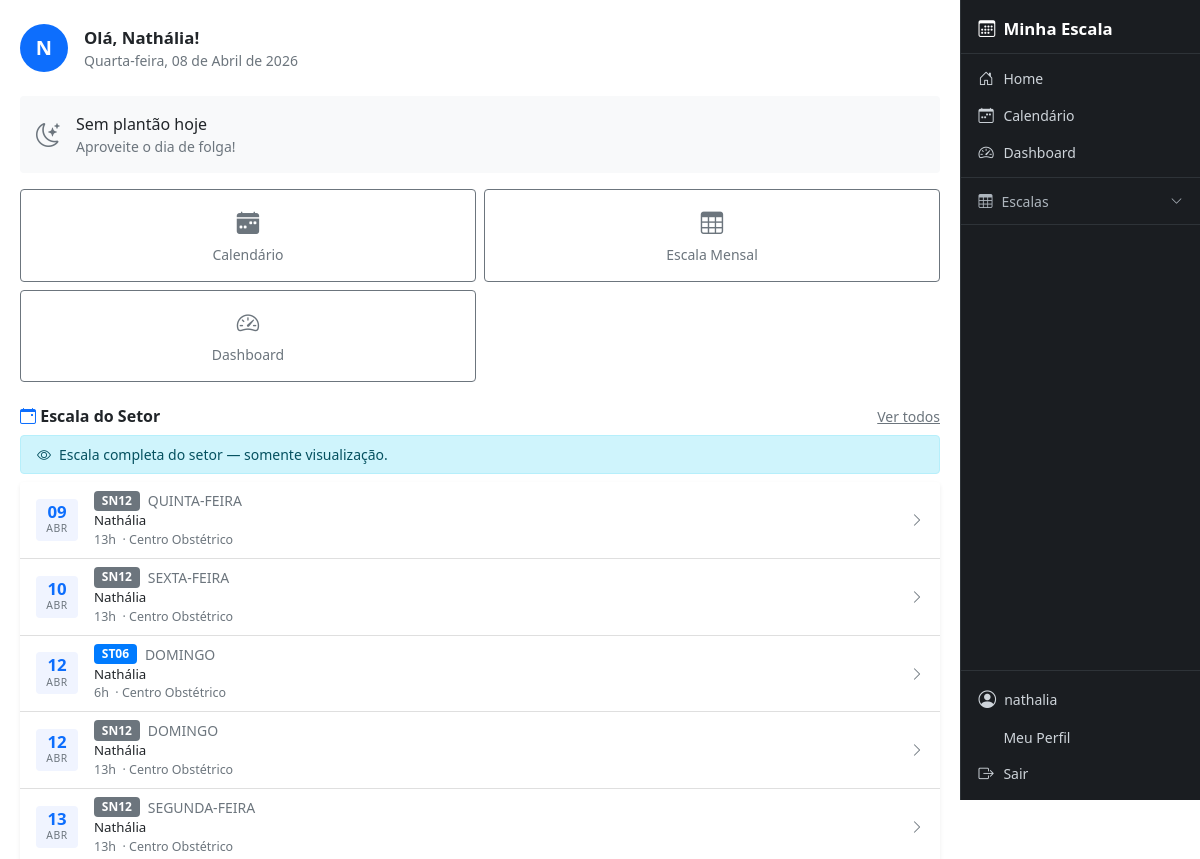
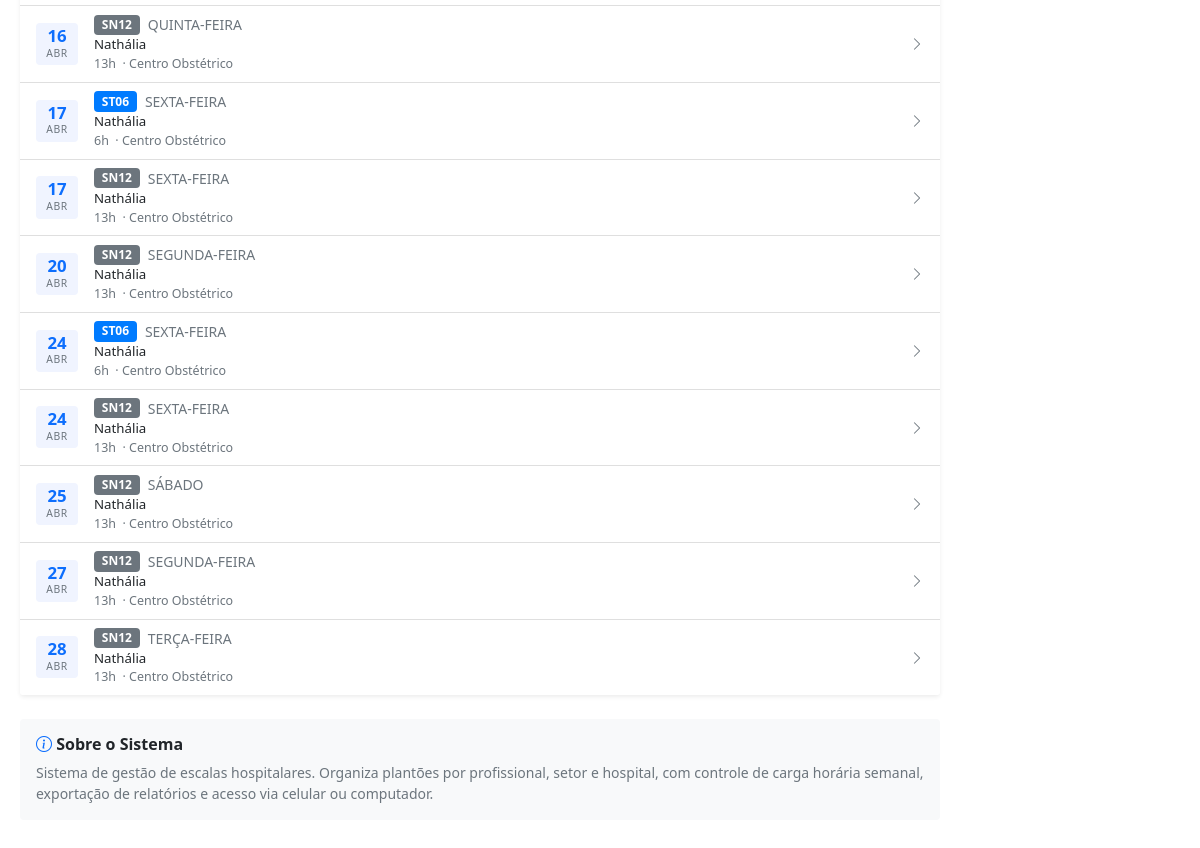
The app's page / (signed in), older data (2 pictures, top to bottom).
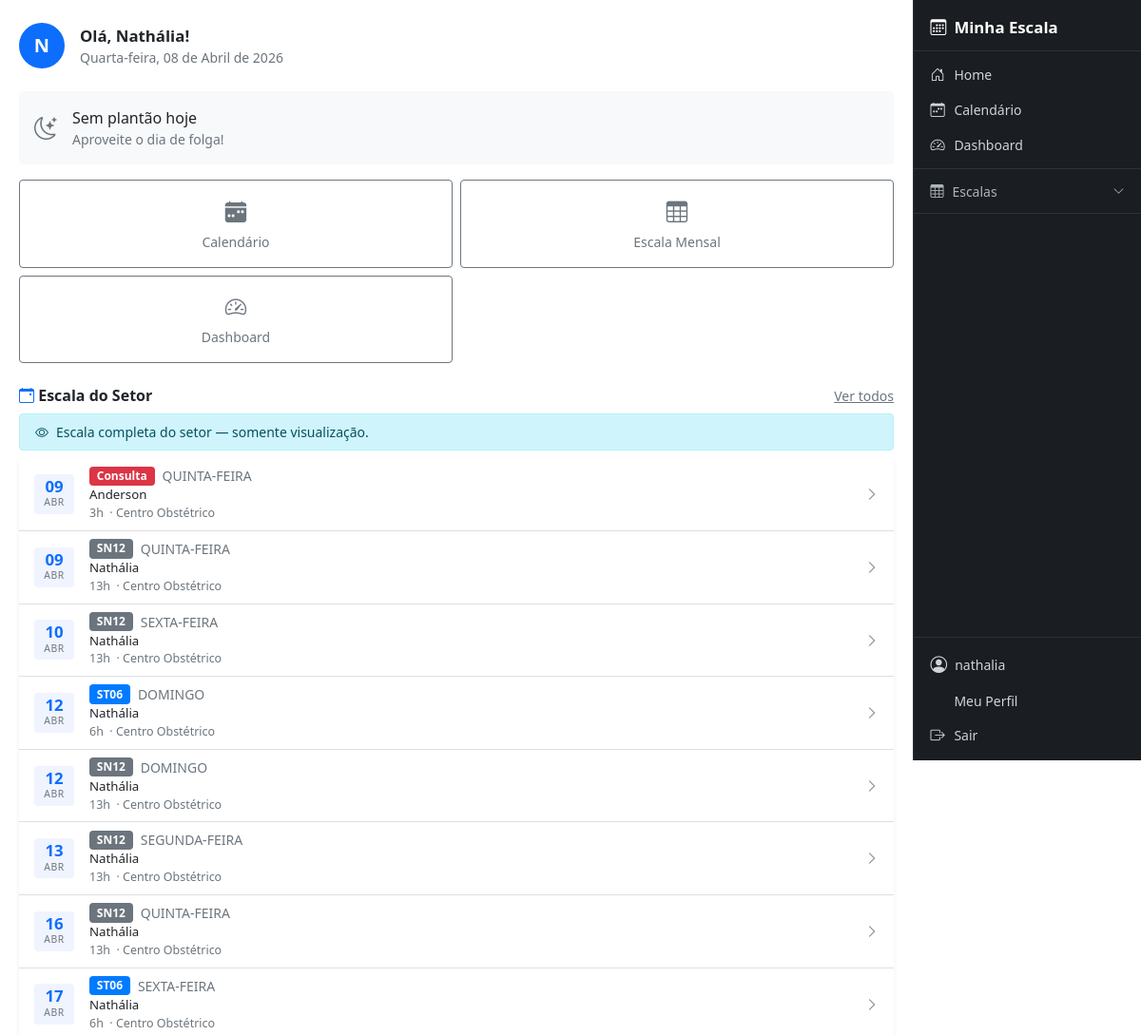
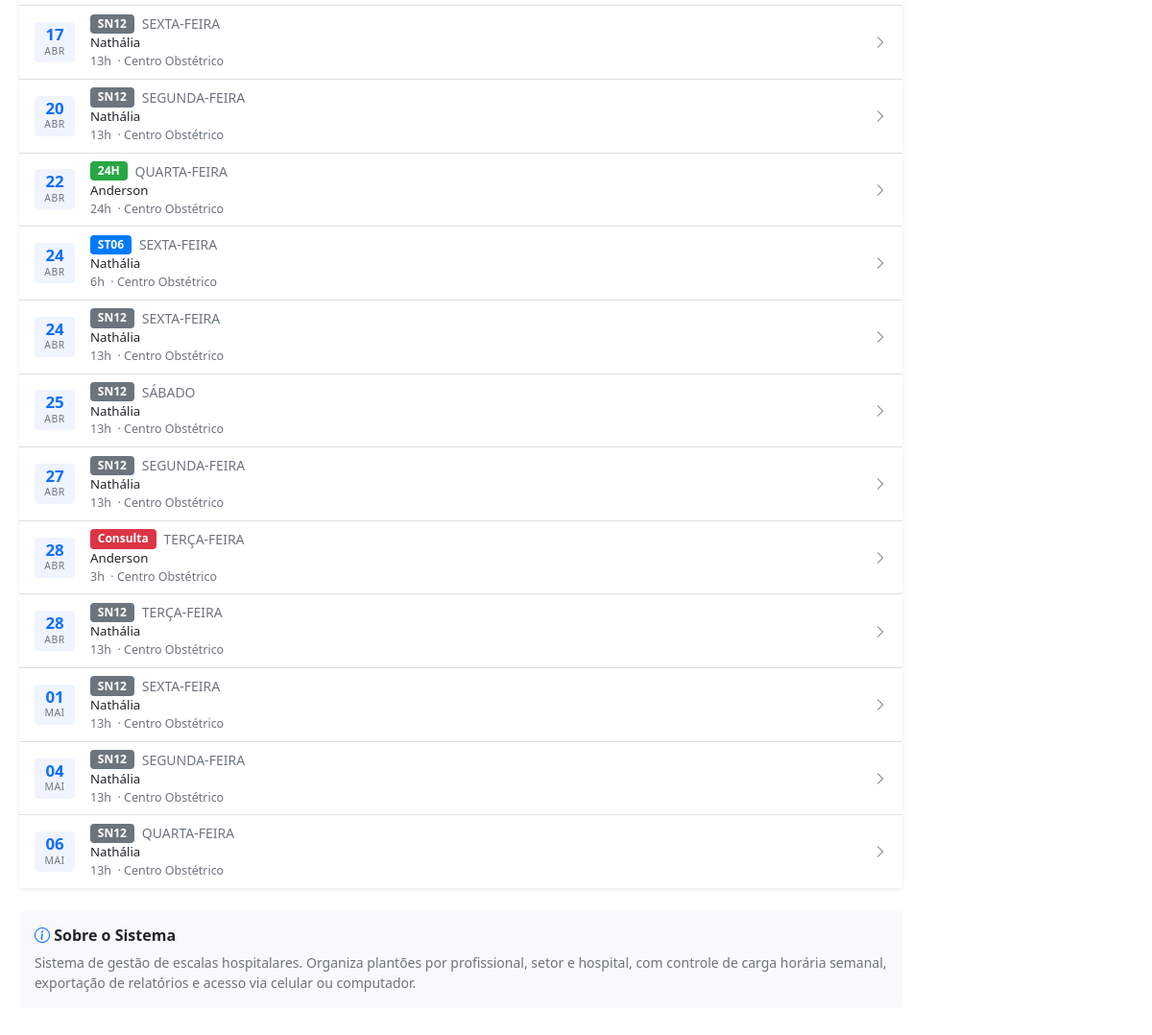
The same page, newer data (2 pictures, top to bottom).
### cal/models.py (models this page shows, shortened)
class EventoEscala(models.Model):
    data = models.DateField()
    profissional = models.ForeignKey(
        Matricula,
        on_delete=models.CASCADE,
        related_name="eventos"
    )
    tipo = models.ForeignKey(
        TipoEvento,
        on_delete=models.CASCADE
    )
    hospital = models.ForeignKey(
        Hospital,
        on_delete=models.PROTECT
    )
    setor = models.ForeignKey(
        Setor,
        on_delete=models.PROTECT
    )
    criado_por = models.ForeignKey(
        User,
        on_delete=models.PROTECT,
        related_name="eventos_criados"
    )
    observacao = models.TextField(blank=True, null=True)
    criado_em = models.DateTimeField(auto_now_add=True)

class TipoEvento(models.Model):
    CORES_CHOICES = [
        ('#007bff', 'Azul'),
        ('#6610f2', 'Roxo'),
        ('#6f42c1', 'Lilás'),
        ('#e83e8c', 'Rosa'),
        ('#dc3545', 'Vermelho'),
        ('#fd7e14', 'Laranja'),
        ('#ffc107', 'Amarelo'),
        ('#28a745', 'Verde'),
        ('#20c997', 'Turquesa'),
        ('#17a2b8', 'Ciano'),
        ('#6c757d', 'Cinza'),
        ('#343a40', 'Preto'),
    ]
    tipo_base = models.ForeignKey(Tipo, on_delete=models.CASCADE, related_name="eventos", verbose_name="Tipo Base", null=True, blank=True)
    codigo = models.CharField(max_length=10, verbose_name="Código")
    descricao = models.CharField(max_length=50, verbose_name="Descrição")
    horas = models.PositiveIntegerField(verbose_name="Carga Horária (Horas)", blank=True, null=True)
    cor = models.CharField(max_length=20, choices=CORES_CHOICES, default='#007bff', verbose_name="Cor")
    class Meta:
        verbose_name = "Tipo de Evento"
        verbose_name_plural = "Tipos de Evento"
        unique_together = ("codigo", "descricao")

class Matricula(models.Model):
    user = models.OneToOneField(
        User,
        on_delete=models.CASCADE,
        related_name="matricula",
        null=True,
        blank=True
    )
    perfil = models.ForeignKey(PerfilUsuario, on_delete=models.SET_NULL, null=True, blank=True, related_name='matriculas_vinculadas')
    nome_completo = models.CharField(max_length=200)
    nome_exibicao = models.CharField(max_length=50, verbose_name="Nome de Exibição", default="")
    matricula = models.CharField(max_length=30, unique=True)
    coren = models.CharField(max_length=30, blank=True, null=True)
    hospital = models.ForeignKey(
        Hospital,
        on_delete=models.PROTECT,
        related_name="profissionais"
    )
    setor = models.ForeignKey(
        Setor,
        on_delete=models.PROTECT,
        related_name="profissionais",
        null=True,
        blank=True
    )
    especialidade = models.ForeignKey(
        Especialidade,
        on_delete=models.SET_NULL,
        related_name="profissionais",
        null=True,
        blank=True
    )
    carga_horaria_semanal = models.PositiveIntegerField(default=40)
    ativo = models.BooleanField(default=True)
    class Meta:
        ordering = ["nome_exibicao"]

### core/models.py (models this page shows, shortened)
class Setor(models.Model):
    nome = models.CharField(max_length=100)
    hospital = models.ForeignKey(
        Hospital,
        on_delete=models.CASCADE,
        related_name="setores"
    )
    class Meta:
        unique_together = ("nome", "hospital")

### cal/views/views_user.py (the view)
# urls.py: path('', views_user.home, name='home'),
def home(request):
    if not request.user.is_authenticated:
        return render(request, 'home.html')
    from datetime import date, timedelta
    from django.db.models import Q
    from ..models import EventoEscala
    from ..permissions import is_admin, is_escalante, is_enfermeiro
    hoje = date.today()
    matricula = None
    try:
        matricula = Matricula.objects.filter(user=request.user, ativo=True).first()
    except Exception:
        pass
    plantoes_hoje = []
    proximos = []
    pode_editar = not is_enfermeiro(request.user)
    visao_setor = is_enfermeiro(request.user)
    if matricula:
        fim = hoje + timedelta(days=30)
        amanha = hoje + timedelta(days=1)
        base_qs = (
            EventoEscala.objects
            .select_related('tipo', 'hospital', 'setor', 'profissional')
            .order_by('data', 'profissional__nome_exibicao')
        )
        user = request.user
        plantoes_hoje = list(
            base_qs.filter(profissional=matricula, data=hoje)
        )
        if is_admin(user):
            proximos_qs = base_qs.filter(data__gte=amanha, data__lte=fim)
        elif is_escalante(user):
            proximos_qs = base_qs.filter(
                profissional=matricula,
                data__gte=amanha,
                data__lte=fim,
            )
        elif is_enfermeiro(user):
            oficiais = Q(
                hospital=matricula.hospital,
                setor=matricula.setor,
                data__gte=amanha,
                data__lte=fim,
            ) & ~Q(criado_por__cal_perfil__tipo='ENFERMEIRO')
            proprios = Q(profissional=matricula, data__gte=amanha, data__lte=fim)
            proximos_qs = base_qs.filter(oficiais | proprios).distinct()
        else:
            proximos_qs = base_qs.filter(profissional=matricula, data__gte=amanha, data__lte=fim)
        proximos = list(proximos_qs[:20])
    return render(request, 'home.html', {
        'hoje': hoje,
        'matricula': matricula,
        'plantoes_hoje': plantoes_hoje,
        'proximos': proximos[:20],
        'pode_editar': pode_editar,
        'visao_setor': visao_setor,
    })

### cal/permissions.py (called while the page is built)
def get_perfil(user):
    return getattr(user, 'cal_perfil', None)

def is_admin(user):
    perfil = get_perfil(user)
    return user.is_staff or (perfil is not None and perfil.tipo == 'ADMIN')

def is_escalante(user):
    perfil = get_perfil(user)
    return perfil is not None and perfil.tipo == 'ESCALANTE'

def is_enfermeiro(user):
    perfil = get_perfil(user)
    return perfil is not None and perfil.tipo == 'ENFERMEIRO'

### templates/home.html (shortened to what this page needs)
{% extends 'base.html' %}
{% load static %}
{% block content %}
{% if user.is_authenticated %}
<div class="d-flex align-items-center gap-3 mb-4">
    <div class="rounded-circle bg-primary d-flex align-items-center justify-content-center text-white fw-bold"
         style="width:48px;height:48px;font-size:1.25rem;flex-shrink:0;">
        {{ user.username|first|upper }}
    </div>
    <div>
        <div class="fw-bold" style="font-size:1.05rem;">Olá, {{ user.first_name|default:user.username }}!</div>
        <div class="text-muted small">{{ hoje|date:"l, d \d\e F \d\e Y" }}</div>
    </div>
</div>
{% if plantoes_hoje %}
    {% for p in plantoes_hoje %}
    <div class="card border-0 shadow-sm mb-3"
         style="background: linear-gradient(135deg, #0d6efd 0%, #0a58ca 100%); color:#fff;">
        <div class="card-body py-3">
            <div class="d-flex align-items-center gap-2 mb-1">
                <i class="bi bi-alarm-fill"></i>
                <span class="small text-white-50 fw-semibold text-uppercase">Plantão Hoje</span>
            </div>
            <div class="fw-bold" style="font-size:1.4rem;">
                {% if p.tipo %}{{ p.tipo.codigo }}{% else %}—{% endif %}
            </div>
            <div class="small text-white-75">
                {% if p.tipo and p.tipo.descricao and p.tipo.descricao != p.tipo.codigo %}
                    {{ p.tipo.descricao }} &nbsp;·&nbsp;
                {% endif %}
                {{ p.tipo.horas|default:"?" }}h
                {% if p.setor %}&nbsp;·&nbsp; {{ p.setor.nome }}{% endif %}
            </div>
        </div>
    </div>
    {% endfor %}
{% else %}
    <div class="card border-0 bg-light mb-3">
        <div class="card-body py-3 d-flex align-items-center gap-3">
            <i class="bi bi-moon-stars text-muted" style="font-size:1.5rem;"></i>
            <div>
                <div class="fw-semibold">Sem plantão hoje</div>
                <div class="text-muted small">Aproveite o dia de folga!</div>
            </div>
        </div>
    </div>
{% endif %}
<div class="row g-2 mb-4">
    {% if pode_editar %}
    <div class="col-6">
        <a href="{% url 'cal:event_new' %}"
           class="btn btn-outline-primary w-100 py-3 d-flex flex-column align-items-center gap-1">
            <i class="bi bi-plus-circle-fill" style="font-size:1.4rem;"></i>
            <span class="small fw-semibold">Novo Plantão</span>
        </a>
    </div>
    <div class="col-6">
    {% else %}
    <div class="col-6">
    {% endif %}
        <a href="{% url 'cal:calendar' %}"
           class="btn btn-outline-secondary w-100 py-3 d-flex flex-column align-items-center gap-1">
            <i class="bi bi-calendar-week-fill" style="font-size:1.4rem;"></i>
            <span class="small fw-semibold">Calendário</span>
        </a>
    </div>
    <div class="col-6">
        <a href="{% url 'cal:escala_mensal' %}"
           class="btn btn-outline-secondary w-100 py-3 d-flex flex-column align-items-center gap-1">
            <i class="bi bi-table" style="font-size:1.4rem;"></i>
            <span class="small fw-semibold">Escala Mensal</span>
        </a>
    </div>
    <div class="col-6">
        <a href="{% url 'cal:dashboard' %}"
           class="btn btn-outline-secondary w-100 py-3 d-flex flex-column align-items-center gap-1">
            <i class="bi bi-speedometer2" style="font-size:1.4rem;"></i>
            <span class="small fw-semibold">Dashboard</span>
        </a>
    </div>
</div>
{% if proximos %}
<div class="d-flex justify-content-between align-items-center mb-2">
    <h6 class="mb-0 fw-bold">
        <i class="bi bi-calendar-event text-primary"></i>
        {% if visao_setor %}Escala do Setor{% else %}Próximos Plantões{% endif %}
    </h6>
    <a href="{% url 'cal:listar_eventos' %}" class="small text-muted">Ver todos</a>
</div>
{% if visao_setor %}
<div class="alert alert-info py-2 px-3 mb-2 small d-flex align-items-center gap-2">
    <i class="bi bi-eye"></i>
    Escala completa do setor — somente visualização.
</div>
{% endif %}
<div class="card border-0 shadow-sm mb-4">
    <ul class="list-group list-group-flush">
        {% for p in proximos %}
        <li class="list-group-item px-3 py-2">
            <div class="d-flex align-items-center gap-3">
                <div class="text-center rounded"
                     style="min-width:42px;background:#f0f4ff;padding:4px 6px;">
                    <div class="fw-bold text-primary" style="font-size:1.05rem;line-height:1.1;">
                        {{ p.data|date:"d" }}
                    </div>
                    <div class="text-muted" style="font-size:0.65rem;text-transform:uppercase;letter-spacing:.5px;">
                        {{ p.data|date:"M" }}
                    </div>
                </div>
                <div class="flex-grow-1">
                    <div class="d-flex align-items-center gap-2 flex-wrap">
                        {% if p.tipo %}
                        <span class="badge fw-semibold"
                              style="background-color:{{ p.tipo.cor|default:'#6c757d' }}; font-size:.75rem;">
                            {{ p.tipo.codigo }}
                        </span>
                        {% endif %}
                        <span class="small text-muted">{{ p.data|date:"l"|upper }}</span>
                    </div>
                    {% if visao_setor %}
                    <div class="fw-semibold" style="font-size:0.83rem;">
                        {{ p.profissional.nome_exibicao }}
                    </div>
                    {% endif %}
                    {% if p.tipo %}
                    <div class="text-muted" style="font-size:0.78rem;">
                        {% if p.tipo.horas %}{{ p.tipo.horas }}h{% else %}—{% endif %}
                        {% if p.setor %}&nbsp;·&nbsp;{{ p.setor.nome }}{% endif %}
                    </div>
                    {% endif %}
                </div>
                <i class="bi bi-chevron-right text-muted small"></i>
            </div>
        </li>
        {% endfor %}
    </ul>
</div>
{% endif %}
<div class="card border-0 bg-light mt-2 mb-3">
    <div class="card-body py-3">
        <h6 class="fw-bold mb-2"><i class="bi bi-info-circle text-primary"></i> Sobre o Sistema</h6>
        <p class="small text-muted mb-0">
            Sistema de gestão de escalas hospitalares. Organiza plantões por profissional,
            setor e hospital, com controle de carga horária semanal, exportação de relatórios
            e acesso via celular ou computador.
        </p>
    </div>
</div>
{% endif %}
{% endblock %}

### templates/base.html (shortened to what this page needs)
{% load static %}
<!DOCTYPE html>
<html lang="pt-br">
<head>
    <link href="{% static 'css/bootstrap5.min.css' %}" rel="stylesheet">
    <link rel="stylesheet" href="{% static 'css/bootstrap-icons.min.css' %}">
    <link rel="stylesheet" type="text/css" href="{% static 'css/calendar.css' %}">
</head>
<body>
    {% include 'navbar.html' %}
    <main class="page-content">
        {% block content %}{% endblock %}
    </main>
</body>
</html>

### templates/navbar.html (shortened to what this page needs)
<aside id="sidebar">
    <a href="{% url 'cal:home' %}" class="sidebar-brand">
        <i class="bi bi-calendar3"></i> Minha Escala
    </a>
    {% if user.is_authenticated %}
    <div class="sidebar-section">
        <a href="{% url 'cal:home' %}" class="sidebar-link">
            <i class="bi bi-house-door"></i> Home
        </a>
        <a href="{% url 'cal:calendar' %}" class="sidebar-link">
            <i class="bi bi-calendar-week"></i> Calendário
        </a>
        <a href="{% url 'cal:dashboard' %}" class="sidebar-link">
            <i class="bi bi-speedometer2"></i> Dashboard
        </a>
    </div>
    <div class="sidebar-section">
        <button class="sidebar-group-btn" type="button"
                data-bs-toggle="collapse" data-bs-target="#menuEscalas"
                aria-expanded="false">
            <i class="bi bi-table"></i> Escalas
            <i class="bi bi-chevron-down chevron"></i>
        </button>
    </div>
    {% endif %}
    <div class="sidebar-footer">
        {% if user.is_authenticated %}
            <div class="sidebar-user">
                <i class="bi bi-person-circle" style="font-size:1.1rem;"></i>
                <span class="text-truncate">{{ user.username }}</span>
            </div>
            <a href="{% url 'cal:perfil' %}" class="sidebar-link">
                 Meu Perfil
            </a>
            <a href="#" class="sidebar-link text-danger-emphasis"
               onclick="document.getElementById('logout-form').submit(); return false;">
                <i class="bi bi-box-arrow-right"></i> Sair
            </a>
        {% else %}
            <a href="{% url 'cal:login' %}" class="sidebar-link">
                <i class="bi bi-box-arrow-in-right"></i> Login
            </a>
        {% endif %}
    </div>
</aside>

### templates/base.html (style rules this page uses)
#sidebar { position: fixed; top: 0; right: 0; width: 240px; height: 100vh; overflow-y: auto; background-color: #1a1d21; z-index: 1040; display: flex; flex-direction: column; border-left: 1px solid #2e3338; transition: right 0.28s ease; }
@media (min-width: 768px) { body { margin-right: 240px; } }
.sidebar-brand { display: flex; align-items: center; gap: 0.5rem; padding: 1rem 1.1rem 0.75rem; color: #fff; font-size: 1.05rem; font-weight: 600; text-decoration: none; border-bottom: 1px solid #2e3338; }
.sidebar-section { padding: 0.35rem 0; border-bottom: 1px solid #2e3338; }
.sidebar-link { display: flex; align-items: center; gap: 0.55rem; padding: 0.45rem 1.1rem; color: #ced4da; text-decoration: none; font-size: 0.875rem; border-radius: 0; transition: background 0.15s, color 0.15s; white-space: nowrap; }
.sidebar-link i { font-size: 0.95rem; min-width: 16px; }
.sidebar-group-btn { display: flex; align-items: center; gap: 0.55rem; width: 100%; padding: 0.45rem 1.1rem; background: none; border: none; color: #adb5bd; font-size: 0.875rem; text-align: left; cursor: pointer; transition: background 0.15s, color 0.15s; }
.sidebar-group-btn .chevron { margin-left: auto; transition: transform 0.2s; font-size: 0.75rem; }
.sidebar-footer { margin-top: auto; border-top: 1px solid #2e3338; padding: 0.5rem 0; }
.sidebar-user { display: flex; align-items: center; gap: 0.5rem; padding: 0.45rem 1.1rem; color: #ced4da; font-size: 0.875rem; }
.page-content { min-height: 100vh; padding: 1.5rem 1.25rem 4rem; }

Row changes from the older to the newer data that the page shows:
added EventoEscala: data "09", data "ABR", tipo.codigo "Consulta", data "QUINTA-FEIRA", profissional.nome_exibicao "Anderson", tipo.horas "3", setor.nome "Centro Obstétrico"
added EventoEscala: data "22", data "ABR", tipo.codigo "24H", data "QUARTA-FEIRA", profissional.nome_exibicao "Anderson", tipo.horas "24", setor.nome "Centro Obstétrico"
added EventoEscala: data "28", data "ABR", tipo.codigo "Consulta", data "TERÇA-FEIRA", profissional.nome_exibicao "Anderson", tipo.horas "3", setor.nome "Centro Obstétrico"
added EventoEscala: data "01", data "MAI", tipo.codigo "SN12", data "SEXTA-FEIRA", profissional.nome_exibicao "Nathália", tipo.horas "13", setor.nome "Centro Obstétrico"
added EventoEscala: data "04", data "MAI", tipo.codigo "SN12", data "SEGUNDA-FEIRA", profissional.nome_exibicao "Nathália", tipo.horas "13", setor.nome "Centro Obstétrico"
added EventoEscala: data "06", data "MAI", tipo.codigo "SN12", data "QUARTA-FEIRA", profissional.nome_exibicao "Nathália", tipo.horas "13", setor.nome "Centro Obstétrico"
